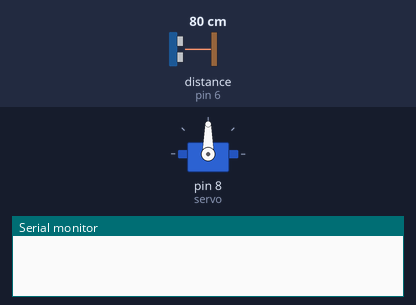
Recording of a sketch running on a simulated Arduino Uno, built with avr-gcc and run on an emulated ATmega328P. Parts: servo, the last lines printed to the serial monitor. Wiring (inferred from the names in the program): ultrasonic range finder: trigger pin 7; echo pin 6. The inputs (shaded band) are chosen by the test bench; at power-on: distance to the obstacle (sensor on pin 6) 80 cm. The echo pulse lasts 58.3 µs per cm.

Above: at 1.2 s.
1.3 s: distance to the obstacle (sensor on pin 6) set to 7 cm
2.8 s: distance to the obstacle (sensor on pin 6) set to 4 cm
At 3.5 s:
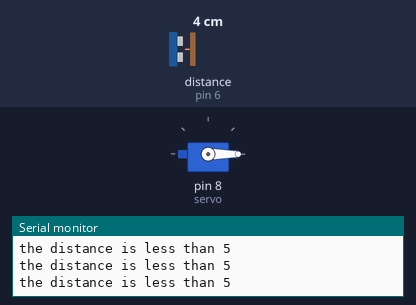
4.3 s: distance to the obstacle (sensor on pin 6) set to 9 cm
At 4.7 s:
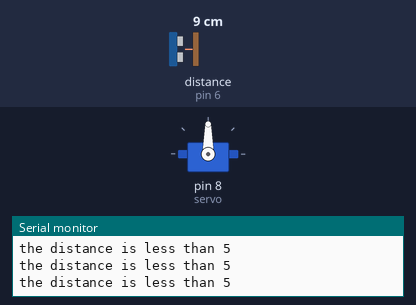
Timing chart, 0 to 7.3 s (numbered marks = the images above; inputs shaded):
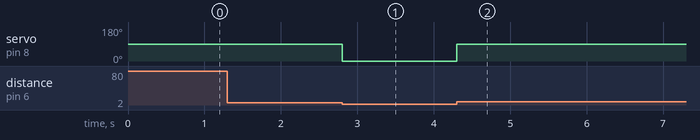

Measured:
- the behaviour switches between 6 and 5 cm on distance to the obstacle (sensor on pin 6) (found by bisection; images 0 and 1)
- after the input at 1.3 s, every drawn part: stays the same
- after the input at 2.8 s, servo on pin 8 (servo): 90° → 0° at once
- after the input at 4.3 s, servo on pin 8 (servo): 0° → 90° at once

The sketch:

coin_bank_code.ino
```cpp
  #include <Servo.h>
#define trigPin 7
#define echoPin 6
Servo servo;
int sound = 250;
void setup() {
Serial.begin (9600);
pinMode(trigPin, OUTPUT);
pinMode(echoPin, INPUT);
servo.attach(8);
}
void loop() {
long duration, distance;
digitalWrite(trigPin, LOW);
delayMicroseconds(2);
digitalWrite(trigPin, HIGH);
delayMicroseconds(10);
digitalWrite(trigPin, LOW);
duration = pulseIn(echoPin, HIGH);
distance = (duration*0.034)/2;
if (distance < 5) {
Serial.println("the distance is less than 5");
servo.write(0);
}
else {
servo.write(90);
}
}
```
